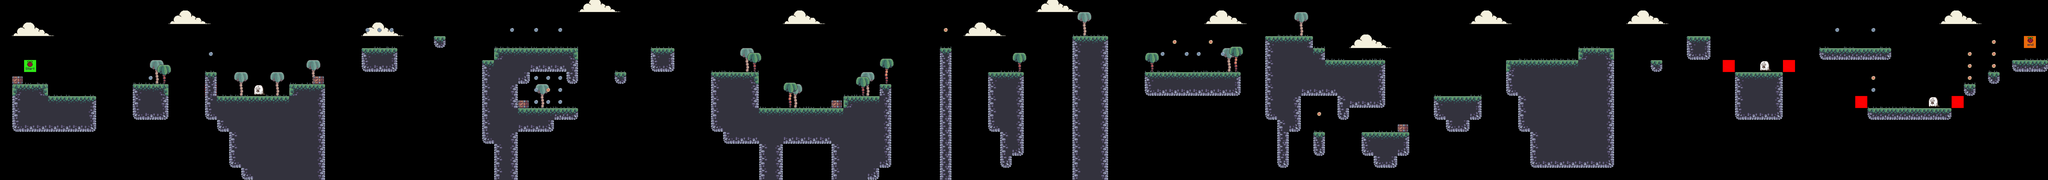

A level layout from a 2D game, rendered from its tile map. Below: a short description, then the map file with tile-grid data replaced by summaries:
An orthogonal 170x15 tile map with 64x64 px tiles, 10 tile layers (constraints, bg_trees, terrain, clouds, ...), 8 tilesets.

<map version="1.9" tiledversion="1.9.2" orientation="orthogonal" renderorder="right-down" width="170" height="15" tilewidth="64" tileheight="64" infinite="0" nextlayerid="11" nextobjectid="1">
 <editorsettings>
  <export target="../0/level_0..csv" format="csv" />
 </editorsettings>
 <tileset firstgid="1" source="../tilesets/terrain_tiles_0.tsx" />
 <tileset firstgid="21" source="../tilesets/coin_tiles.tsx" />
 <tileset firstgid="23" source="../tilesets/crate.tsx" />
 <tileset firstgid="24" source="../tilesets/enemy_ghost.tsx" />
 <tileset firstgid="26" source="../tilesets/grass.tsx" />
 <tileset firstgid="31" source="../tilesets/trees.tsx" />
 <tileset firstgid="34" source="../tilesets/player.tsx" />
 <tileset firstgid="36" source="../tilesets/clouds.tsx" />
 <layer id="5" name="constraints" width="170" height="15">
  <data>[2550 cells, 6 non-empty, 1 distinct tile ids]</data>
 </layer>
 <layer id="8" name="bg_trees" width="170" height="15">
  <data>[2550 cells, 11 non-empty, 1 distinct tile ids]</data>
 </layer>
 <layer id="1" name="terrain" width="170" height="15">
  <data>[2550 cells, 514 non-empty, 18 distinct tile ids]</data>
 </layer>
 <layer id="10" name="clouds" width="170" height="15">
  <data>[2550 cells, 12 non-empty, 1 distinct tile ids]</data>
 </layer>
 <layer id="6" name="grass" width="170" height="15">
  <data>[2550 cells, 89 non-empty, 5 distinct tile ids]</data>
 </layer>
 <layer id="2" name="coins" width="170" height="15">
  <data>[2550 cells, 35 non-empty, 2 distinct tile ids]</data>
 </layer>
 <layer id="7" name="fg_trees" width="170" height="15">
  <data>[2550 cells, 8 non-empty, 2 distinct tile ids]</data>
 </layer>
 <layer id="3" name="crate" width="170" height="15">
  <data>[2550 cells, 5 non-empty, 1 distinct tile ids]</data>
 </layer>
 <layer id="4" name="enemy" width="170" height="15">
  <data>[2550 cells, 2 non-empty, 1 distinct tile ids]</data>
 </layer>
 <layer id="9" name="player" width="170" height="15">
  <data>[2550 cells, 3 non-empty, 3 distinct tile ids]</data>
 </layer>
</map>
